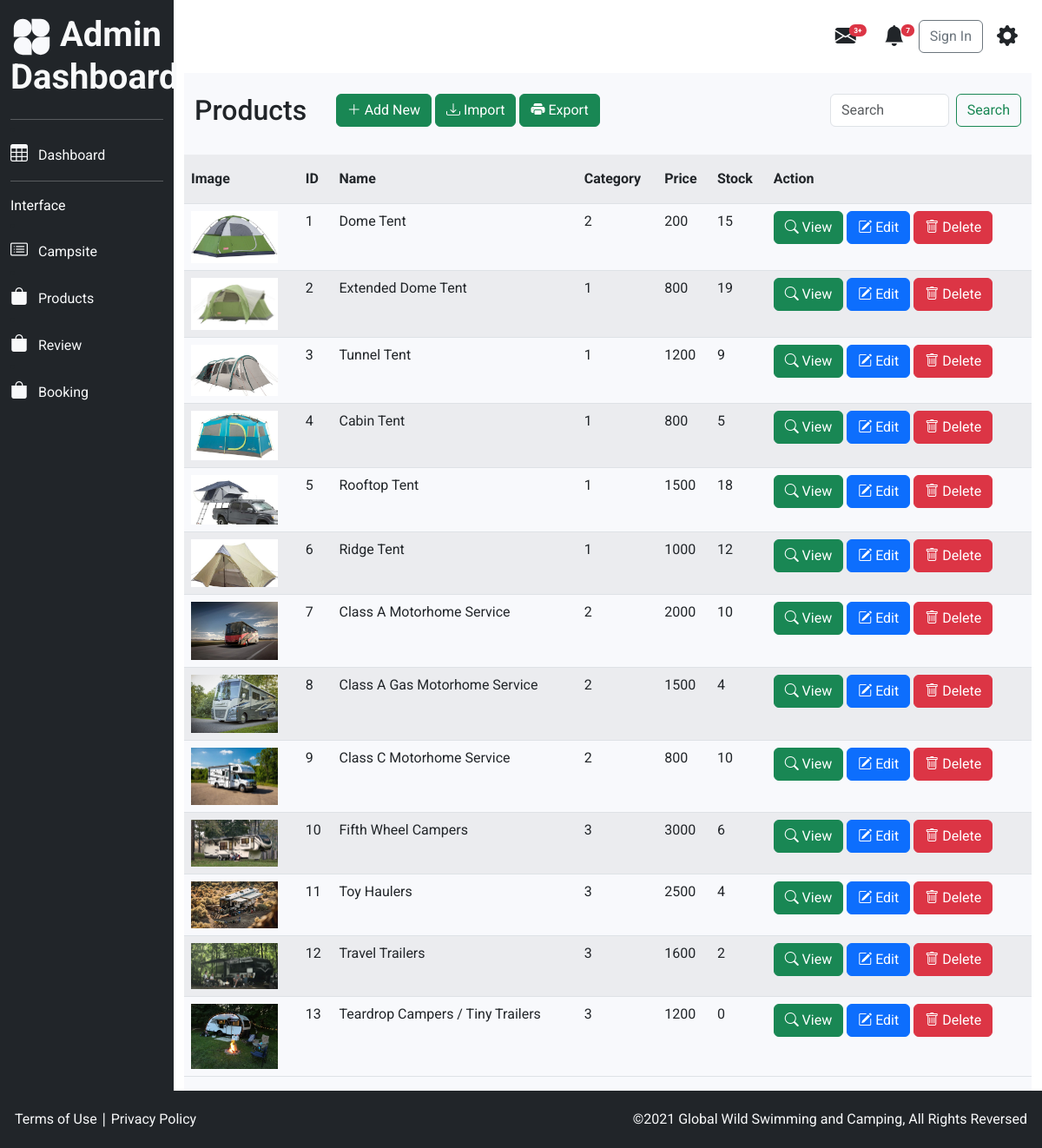
The page /admin_panel/product/product.php on the database its author committed.
### tables this page shows
CREATE TABLE `product` (
  `id` int NOT NULL,
  `image` varchar(255) NOT NULL,
  `name` varchar(255) NOT NULL,
  `description` text NOT NULL,
  `price` int NOT NULL,
  `stock` int NOT NULL,
  `category_id` int NOT NULL
);

### admin_panel/product/product.php (the view, shortened to what this page needs)
<?php
    require_once('header.php');
    require_once('../../db/dbconfig.php');
    $product = $pdo_conn->prepare("SELECT * FROM product ORDER BY  product.id ASC ");
    $product->execute();
    $product_result = $product->fetchAll();
?>
<link rel="stylesheet" href="../../css/bootstrap.css">
<link rel="stylesheet" href="../../style.css">
    <div class="container-fluid dashboard-bg">
        <div class="contianer">
            <div class="row py-4">
                <div class="col-md-2">
                    <h2>Products</h2>
                </div>
                <div class="col-md-7">
                    <a href="create_form.php" class="btn btn-success"><i class="bi bi-plus-lg"></i> Add New</a>
                    <a href="#" class="btn btn-success"><i class="bi bi-download"></i> Import</a>
                    <a href="#" class="btn btn-success"><i class="bi bi-printer-fill"></i> Export</a>
                </div>
                <div class="col-md-3">
                <form class="d-flex" role="search">
                    <input class="form-control me-2" type="search" placeholder="Search" aria-label="Search">
                    <button class="btn btn-outline-success" type="submit">Search</button>
                </form>
                </div>
            </div>
            <div class="row">
            <table class="table table-striped">
                <tr>
                    <th scope="col" class="py-3">Image</th>
                    <th scope="col" class="py-3">ID</th>
                    <th scope="col" class="py-3">Name</th>
                    <th scope="col" class="py-3">Category</th>
                    <th scope="col" class="py-3">Price</th>
                    <th scope="col" class="py-3">Stock</th>
                    <th scope="col" class="py-3">Action</th>
                </tr>
                <?php
                if(!empty($product_result)){
                    foreach($product_result as $product_row){
                ?>
                <tr>
                    <td><img src="../../images/<?php echo $product_row['image']; ?>" class="img-fluid" width="100px" height="100px"></td>
                    <td><?php echo $product_row['id']; ?></td>
                    <td><?php echo $product_row['name']; ?></td>
                    <td><?php echo $product_row['category_id']; ?></td>
                    <td><?php echo $product_row['price']; ?></td>
                    <td><?php echo $product_row['stock']; ?></td>
                    <td>
                    <a href="#" class="btn btn-success"><i class="bi bi-search"></i> View</a>
                    <a href="edit.php?id=<?php echo $product_row['id'] ?>" class="btn btn-primary"><i class="bi bi-pencil-square"></i> Edit</a>
                    <a href="delete.php?id=<?php echo $product_row['id'] ?>" class="btn btn-danger"><i class="bi bi-trash"></i> Delete</a></td>
                </tr>
                <?php
                        }
                    }
                ?>
            </table>
            </div>
        </div>
    </div>
<?php
    require_once('footer.php');
?>

### css/style.css (style rules this page uses)
body { font-family: "Roboto", sans-serif; }
.dashboard-bg { background-color: #f8f9fc; }

### rows shown on the page
product: image (picture), id "1", name "Dome Tent", category "2", price "200", stock "15"
product: image (picture), id "2", name "Extended Dome Tent", category "1", price "800", stock "19"
product: image (picture), id "3", name "Tunnel Tent", category "1", price "1200", stock "9"
product: image (picture), id "4", name "Cabin Tent", category "1", price "800", stock "5"
product: image (picture), id "5", name "Rooftop Tent", category "1", price "1500", stock "18"
product: image (picture), id "6", name "Ridge Tent", category "1", price "1000", stock "12"
product: image (picture), id "7", name "Class A Motorhome Service", category "2", price "2000", stock "10"
product: image (picture), id "8", name "Class A Gas Motorhome Service", category "2", price "1500", stock "4"
product: image (picture), id "9", name "Class C Motorhome Service", category "2", price "800", stock "10"
product: image (picture), id "10", name "Fifth Wheel Campers", category "3", price "3000", stock "6"
product: image (picture), id "11", name "Toy Haulers", category "3", price "2500", stock "4"
product: image (picture), id "12", name "Travel Trailers", category "3", price "1600", stock "2"
product: image (picture), id "13", name "Teardrop Campers / Tiny Trailers", category "3", price "1200", stock "0"
